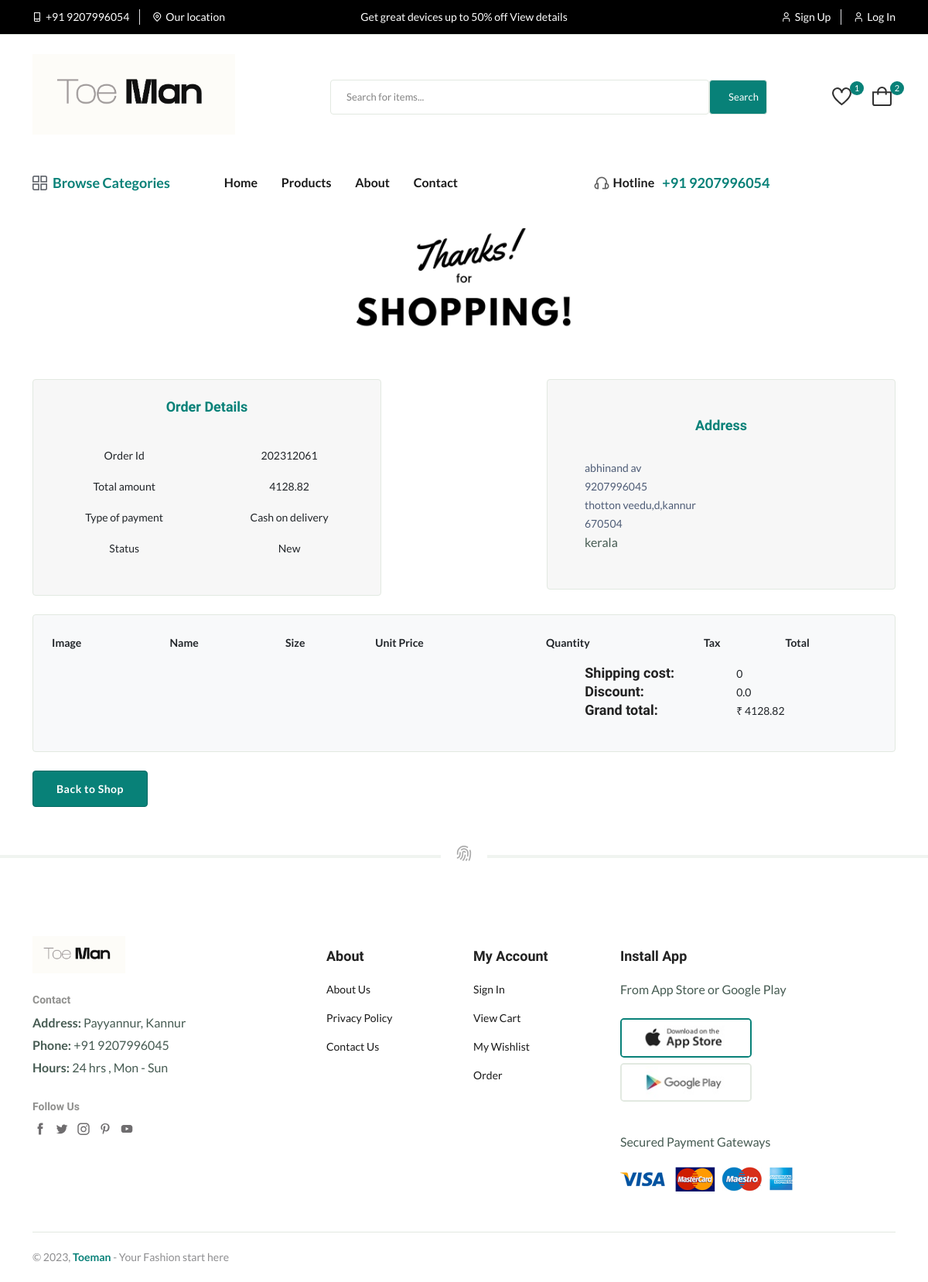
Page /orderapp/order_confirmed/1/ (signed in) on the earlier database version.
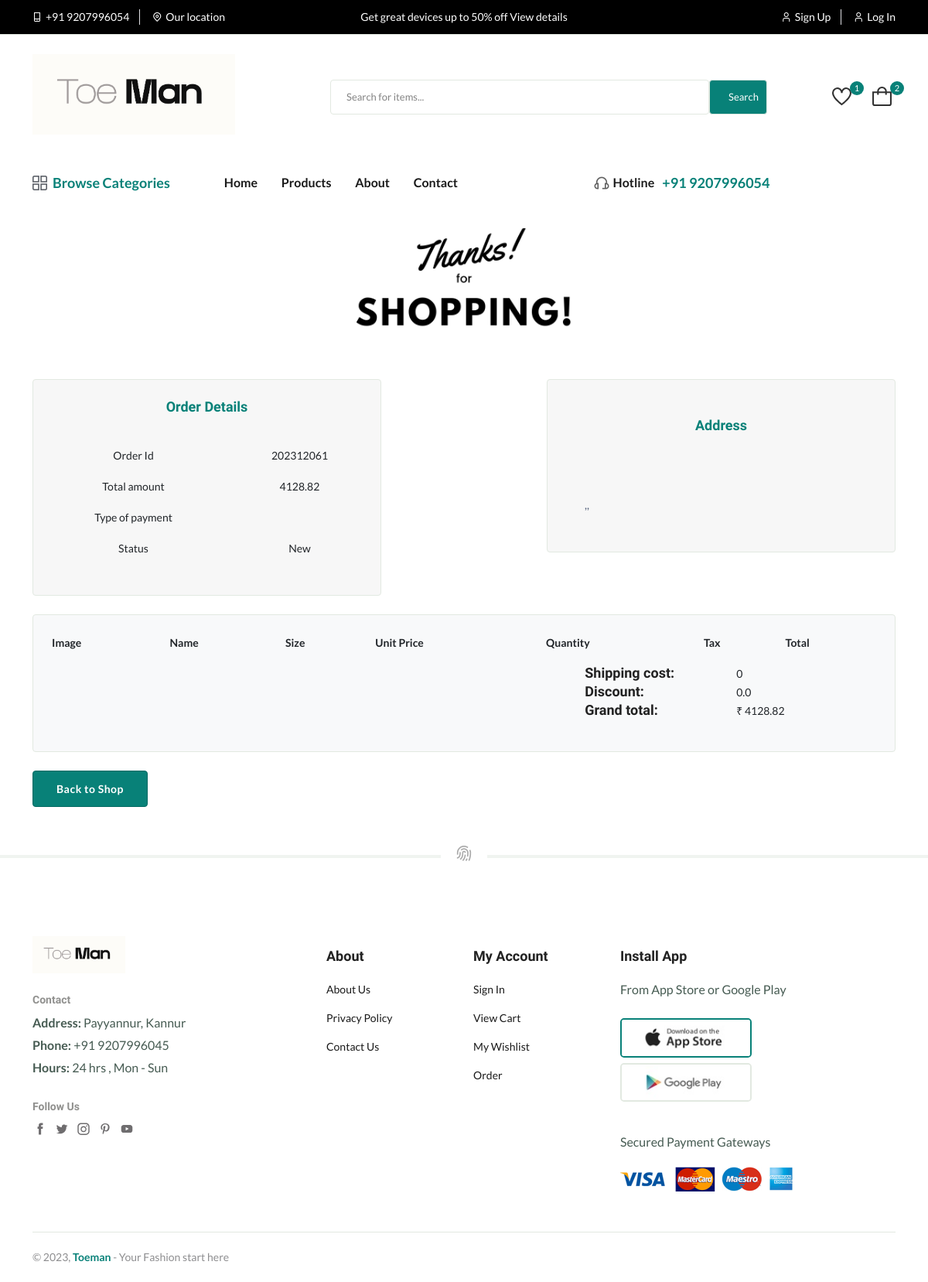
Same page on the later database version.
### orderapp/models.py (models this page shows, shortened)
class Order(models.Model):
    STATUS = [
        ('New', 'New'),
        ('Delivered', 'Delivered'),
        ('Cancelled', 'Cancelled'),
        ('Returned', 'Returned'),
    ]
    user = models.ForeignKey(User, on_delete=models.SET_NULL, null=True)
    order_number = models.CharField(max_length=200)
    address = models.ForeignKey(Address, on_delete=models.SET_NULL, blank=True, null=True)
    order_total = models.FloatField()
    shipping = models.FloatField()
    tax = models.FloatField()
    status = models.CharField(max_length=100, choices=STATUS, default='New')
    is_ordered = models.BooleanField(default=False)
    created_at = models.DateTimeField(auto_now_add=True)
    updated_at = models.DateTimeField(auto_now=True)
    discount = models.FloatField(default=0)

class Payment(models.Model):
    user = models.ForeignKey(User, on_delete=models.CASCADE)
    payment_method = models.CharField(max_length=100, default='Cancelled')
    amount_paid = models.CharField(max_length=100)
    status = models.CharField(max_length=100)
    discount = models.FloatField(default=0)
    created_at = models.DateTimeField(auto_now_add=True)

### mainapp/models.py (models this page shows, shortened)
class Address(models.Model):
    user = models.ForeignKey(User, on_delete=models.CASCADE)
    first_name = models.CharField(max_length=50)
    last_name = models.CharField(max_length=50)
    phone = models.CharField(max_length=15)
    email = models.EmailField(max_length=50)
    locality = models.CharField(max_length=150)
    landmark = models.CharField(max_length=150)
    house_name = models.CharField(max_length=150)
    city =models.CharField(max_length=50)
    state =models.CharField(max_length=50)
    pincode = models.CharField(max_length=10)
    is_default = models.BooleanField(default=False)

### orderapp/views.py (the view)
# urls.py: path('order_confirmed/<int:order_id>/', views.order_confirmed, name='order_confirmed'),
@login_required
def order_confirmed(request, order_id):
    if not 'username' in request.session:
        return redirect('login')
    order_products = OrderProduct.objects.filter(order__user=request.user, order__id=order_id)
    orders = Order.objects.filter(is_ordered=True, id=order_id)
    for order_product in order_products:
        order_product.total = order_product.quantity * order_product.product_price
        order_product.tax = (18 * order_product.total) / 100
        order_product.stotal = order_product.total + order_product.tax
    payments = Payment.objects.filter(orderproduct__order__id=order_id)[:1]
    context = {
        'order_products': order_products,
        'orders': orders,
        'payments': payments,
    }
    return render(request, 'user/order_confirmed.html', context)

### templates/user/order_confirmed.html (shortened to what this page needs)
{% extends 'base.html' %}
{% load static %}
{% block content %}
                        <div class="container">
                            <div class="row">
                                <div class="col-lg-12">
                                    <center>
                                <img src="{% static 'user/thanks-for-shopping.png' %}" style="width:35rem; margin-bottom:30px;">
                                    </center>
                                </div>
                            </div>
                            <div class="row">
                                <div class="col-lg-12" >
                                    <div class="row">
                                                <div class="col-lg-5 col-md-12 ">
                                                    <div class="card p-4 bg">
                                                        <h4 class="card-title text-center" style="color:#088178;">Order Details</h4>
                                                        <br>
                                                        <table class="table borderless-table text-center">
                                                            {% for order in orders %}
                                                            <tr>
                                                                <th>Order Id</th>
                                                                <td></td>
                                                                <td>{{order.order_number}}</td>
                                                            </tr>
                                                            <tr>
                                                                <th>Total amount</th>
                                                                <td></td>
                                                                <td>{{order.order_total |floatformat:2 }}</td>
                                                            </tr>
                                                            <tr>
                                                                <th>Type of payment</th>
                                                                <td></td>
                                                                {% for payment in payments %}
                                                                <td>{{ payment.payment_method }}</td>
                                                                {% endfor %}
                                                            </tr>
                                                            <tr>
                                                                <th>Status</th>
                                                                <td></td>
                                                                <td>{{order.status}}</td>
                                                            </tr>
                                                            {% endfor %}
                                                        </table>
                                                    </div>
                                                </div>
                                                <div class="col-lg-2"></div>
                                                <div class="col-lg-5 col-md-12 mt-md-0 mt-4">
                                                    <div class="card p-5 bg">
                                                        <h4 class="card-title text-center" style="color:#088178;">Address</h4>
                                                        <br>
                                                        {% for order in orders %}
                                                        <address>{{order.address.first_name}} {{order.address.last_name}}<br> {{order.address.phone}}<br>
                                                            {{order.address.house_name}},{{order.address.locality}},{{order.address.city}}
                                                            <br>{{order.address.pincode}}</address>
                                                        <p>{{order.address.state}}</p>
                                                        {% endfor %}
                                                    </div>
                                                </div>
                                        </div>
                                    </div>
                                </div>
                             <div class="row">
                                    <div class="col-lg-12">
                                        <br>
                                        <div class="card p-3 bg-light">
                                        <table class="table table-bordered  ">
                                        <thead>
                                            <tr >
                                                <th scope="col">Image</th>
                                                <th scope="col">Name</th>
                                                <th scope="col">Size</th>
                                                <th scope="col">Unit Price</th>
                                                <th scope="col">Quantity</th>
                                                <th scope="col">Tax</th>
                                                <th scope="col" >Total</th>
                                            </tr>
                                        </thead>
                                        <tbody>
                                             {% for i in orders %}
                                            <tr class="mt-4">
                                                <td colspan="7">
                                                    <article class="float-end">
                                                        <dl class="dlist">
                                                            <dt><h4>Shipping cost:</h4></dt>
                                                            <dd>0</dd>
                                                            <dt><h4>Discount:</h4></dt>
                                                            <dd>{{i.discount}}</dd>
                                                            <dt><h4>Grand total:</h4></dt>
                                                            <dd><b>₹ {{ i.order_total |floatformat:2 }}</b></dd>
                                                        </dl>
                                                    </article>
                                                </td>
                                            </tr>
                                        {% endfor %}
                                        </tbody>
                                    </table>
                                    </div>
                                        <br>
                                        <a href="{% url 'home' %}" class="btn end">Back to Shop</a>
                                    </div>
                                </div>
                        </div>
{% endblock %}

Differences in the rows shown:
removed Payment: payment_method "Cash on delivery"
changed Order "New": address.first_name "abhinand" → (not shown); address.last_name "av" → (not shown); address.phone "9207996045" → (not shown); address.house_name "thotton veedu" → (not shown); address.locality "d" → (not shown); address.city "kannur" → (not shown); address.pincode "670504" → (not shown); address.state "kerala" → (not shown)
